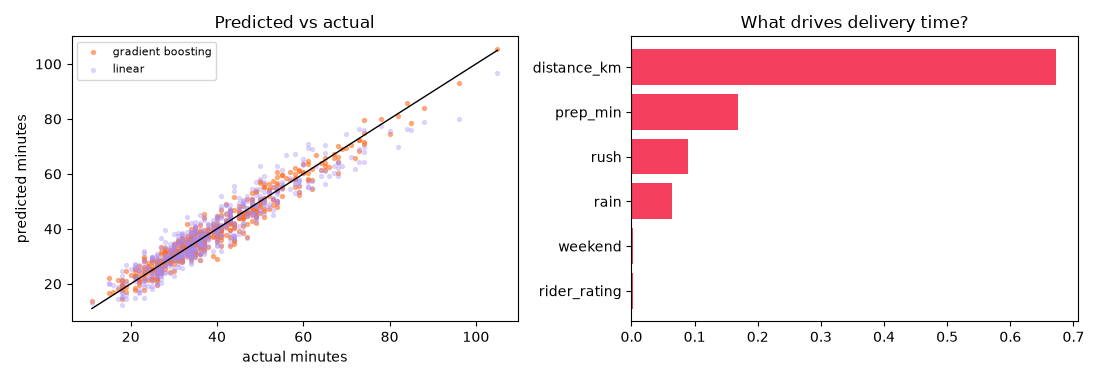

The Python source for this figure:
"""
Session 15 · Mini project: a food-delivery arrival-time (ETA) estimator
-----------------------------------------------------------------------
A delivery app must tell customers "your order arrives in N minutes".
We build a regression model end to end:
  1. synthetic order history: distance, kitchen prep time, hour, rain, rider rating, weekend
  2. feature engineering: rush-hour flag (lunch 12-14, dinner 19-22)
  3. compare a baseline (average time), linear regression and gradient boosting
  4. evaluate with MAE and "within 5 minutes" accuracy, plus a prediction interval
     from the residuals so the app can say "25-31 min" instead of a single number
  5. wrap everything in estimate_eta(order) and test it on new orders
Run:  python session-15_project_delivery_eta.py
"""
import matplotlib
matplotlib.use("Agg")
import matplotlib.pyplot as plt
import numpy as np
import pandas as pd
from sklearn.ensemble import GradientBoostingRegressor
from sklearn.linear_model import LinearRegression
from sklearn.metrics import mean_absolute_error
from sklearn.model_selection import train_test_split

rng = np.random.default_rng(55)
n = 2000
orders = pd.DataFrame({
    "distance_km": rng.gamma(2.2, 1.8, n).round(1),
    "prep_min": rng.integers(8, 30, n),
    "hour": rng.choice(range(11, 24), n),
    "rain": (rng.random(n) < 0.12).astype(int),
    "rider_rating": np.clip(rng.normal(4.5, 0.3, n), 3, 5).round(1),
    "weekend": (rng.random(n) < 2 / 7).astype(int),
})
orders["rush"] = orders["hour"].isin([12, 13, 19, 20, 21]).astype(int)
travel = orders.distance_km * (3.2 + 2.0 * orders.rush + 2.5 * orders.rain) * (1.1 - 0.05 * (orders.rider_rating - 4.5))
orders["minutes"] = (orders.prep_min + travel + 3 + 2 * orders.weekend + rng.normal(0, 3, n)).clip(lower=10).round(0)
features = ["distance_km", "prep_min", "rush", "rain", "rider_rating", "weekend"]
print(orders.head(), f"\n\n{n} past orders, average delivery {orders.minutes.mean():.1f} min")

X_tr, X_te, y_tr, y_te = train_test_split(orders[features], orders["minutes"], test_size=0.25, random_state=3)
results = {}
baseline = np.full(len(y_te), y_tr.mean())
results["Baseline (always the average)"] = baseline
lin = LinearRegression().fit(X_tr, y_tr)
results["Linear regression"] = lin.predict(X_te)
gbr = GradientBoostingRegressor(n_estimators=300, max_depth=3, learning_rate=0.05, random_state=0).fit(X_tr, y_tr)
results["Gradient boosting"] = gbr.predict(X_te)

print(f"\n{'model':<30} {'MAE (min)':>9} {'within 5 min':>13}")
for name, pred in results.items():
    print(f"{name:<30} {mean_absolute_error(y_te, pred):>9.2f} {np.mean(np.abs(pred - y_te) <= 5):>12.0%}")

print("\nLinear model: minutes =", f"{lin.intercept_:.1f}", " ".join(f"{c:+.2f}*{f}" for f, c in zip(features, lin.coef_)))
print("  (one model for everyone: it cannot express that rain and rush hour slow down EACH km)")
imp = pd.Series(gbr.feature_importances_, index=features).sort_values(ascending=False)
print("Gradient boosting feature importances:", imp.round(3).to_dict())

# A simple prediction interval: the 10th and 90th percentiles of the test residuals
resid = y_te - results["Gradient boosting"]
lo, hi = np.percentile(resid, [10, 90])
coverage = np.mean((resid >= lo) & (resid <= hi))
print(f"\n80 % interval from residuals: prediction {lo:+.1f} to {hi:+.1f} min (covers {coverage:.0%} of test orders)")

def estimate_eta(order):
    """Return (low, best, high) minutes for one order dict, rounded for the app screen."""
    row = pd.DataFrame([order])
    row["rush"] = int(order["hour"] in (12, 13, 19, 20, 21))
    best = float(gbr.predict(row[features])[0])
    return round(best + lo), round(best), round(best + hi)

print("\nNew orders:")
for o in [dict(distance_km=1.5, prep_min=12, hour=16, rain=0, rider_rating=4.8, weekend=0),
          dict(distance_km=6.0, prep_min=20, hour=20, rain=0, rider_rating=4.4, weekend=1),
          dict(distance_km=6.0, prep_min=20, hour=20, rain=1, rider_rating=4.4, weekend=1)]:
    low, best, high = estimate_eta(o)
    print(f"  {o['distance_km']} km, prep {o['prep_min']} min, {o['hour']}:00, rain={o['rain']} -> "
          f"'Arriving in {low}-{high} min' (best guess {best})")

fig, ax = plt.subplots(1, 2, figsize=(11, 3.8))
ax[0].scatter(y_te, results["Gradient boosting"], s=8, alpha=0.5, color="#FF6B1A", label="gradient boosting")
ax[0].scatter(y_te, results["Linear regression"], s=8, alpha=0.3, color="#A78BFA", label="linear")
m = [y_te.min(), y_te.max()]; ax[0].plot(m, m, color="black", lw=1)
ax[0].set(xlabel="actual minutes", ylabel="predicted minutes", title="Predicted vs actual"); ax[0].legend(fontsize=8)
ax[1].barh(imp.index[::-1], imp.values[::-1], color="#F43F5E"); ax[1].set_title("What drives delivery time?")
fig.tight_layout(); fig.savefig("session-15_project_delivery_eta.png", dpi=100)
print("Saved session-15_project_delivery_eta.png")
